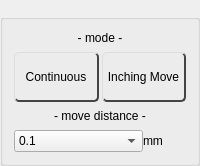
                 <widget class="CustomGroupBox" name="gbxJoystick">
                  <property name="minimumSize">
                   <size>
                    <width>0</width>
                    <height>0</height>
                   </size>
                  </property>
                  <property name="styleSheet">
                   <string notr="true">QGroupBox{
	font: 32px &quot;Arial&quot;;
}

QPushButton{
	border-radius:5px;
	border-top:1px solid #ddd;
	border-left:1px solid #ddd;
	border-bottom:2px solid #444;
	border-right:2px solid #444;
}

QPushButton:checked{
	border-bottom:1px solid #ddd;
	border-right:1px solid #ddd;
	border-top:2px solid #444;
	border-left:2px solid #444;
}</string>
                  </property>
                  <property name="title">
                   <string>      </string>
                  </property>
                  <property name="checkable">
                   <bool>false</bool>
                  </property>
                  <layout class="QGridLayout" name="gridLayout_54">
                   <property name="verticalSpacing">
                    <number>7</number>
                   </property>
                   <item row="0" column="0">
                    <widget class="QLabel" name="lblMode">
                     <property name="text">
                      <string>- mode -</string>
                     </property>
                     <property name="alignment">
                      <set>Qt::AlignCenter</set>
                     </property>
                    </widget>
                   </item>
                   <item row="1" column="0">
                    <layout class="QHBoxLayout" name="horizontalLayout_45">
                     <property name="spacing">
                      <number>3</number>
                     </property>
                     <item>
                      <widget class="QPushButton" name="btnMoveContinuous">
                       <property name="minimumSize">
                        <size>
                         <width>0</width>
                         <height>50</height>
                        </size>
                       </property>
                       <property name="text">
                        <string>Continuous</string>
                       </property>
                       <property name="checkable">
                        <bool>true</bool>
                       </property>
                       <property name="checked">
                        <bool>false</bool>
                       </property>
                      </widget>
                     </item>
                     <item>
                      <widget class="QPushButton" name="btnMoveInching">
                       <property name="minimumSize">
                        <size>
                         <width>0</width>
                         <height>50</height>
                        </size>
                       </property>
                       <property name="text">
                        <string>Inching Move</string>
                       </property>
                       <property name="checkable">
                        <bool>true</bool>
                       </property>
                       <property name="checked">
                        <bool>false</bool>
                       </property>
                      </widget>
                     </item>
                    </layout>
                   </item>
                   <item row="2" column="0">
                    <widget class="QLabel" name="lblMoveDistance">
                     <property name="text">
                      <string>- move distance -</string>
                     </property>
                     <property name="alignment">
                      <set>Qt::AlignCenter</set>
                     </property>
                    </widget>
                   </item>
                   <item row="3" column="0">
                    <layout class="QHBoxLayout" name="horizontalLayout_46" stretch="3,1">
                     <item>
                      <widget class="QComboBox" name="comboBox">
                       <property name="layoutDirection">
                        <enum>Qt::LeftToRight</enum>
                       </property>
                       <property name="insertPolicy">
                        <enum>QComboBox::InsertAtBottom</enum>
                       </property>
                       <item>
                        <property name="text">
                         <string>0.1</string>
                        </property>
                       </item>
                       <item>
                        <property name="text">
                         <string>0.5</string>
                        </property>
                       </item>
                       <item>
                        <property name="text">
                         <string>1</string>
                        </property>
                       </item>
                      </widget>
                     </item>
                     <item>
                      <widget class="QLabel" name="lblUnit_2">
                       <property name="text">
                        <string>mm</string>
                       </property>
                      </widget>
                     </item>
                    </layout>
                   </item>
                  </layout>
                 </widget>
